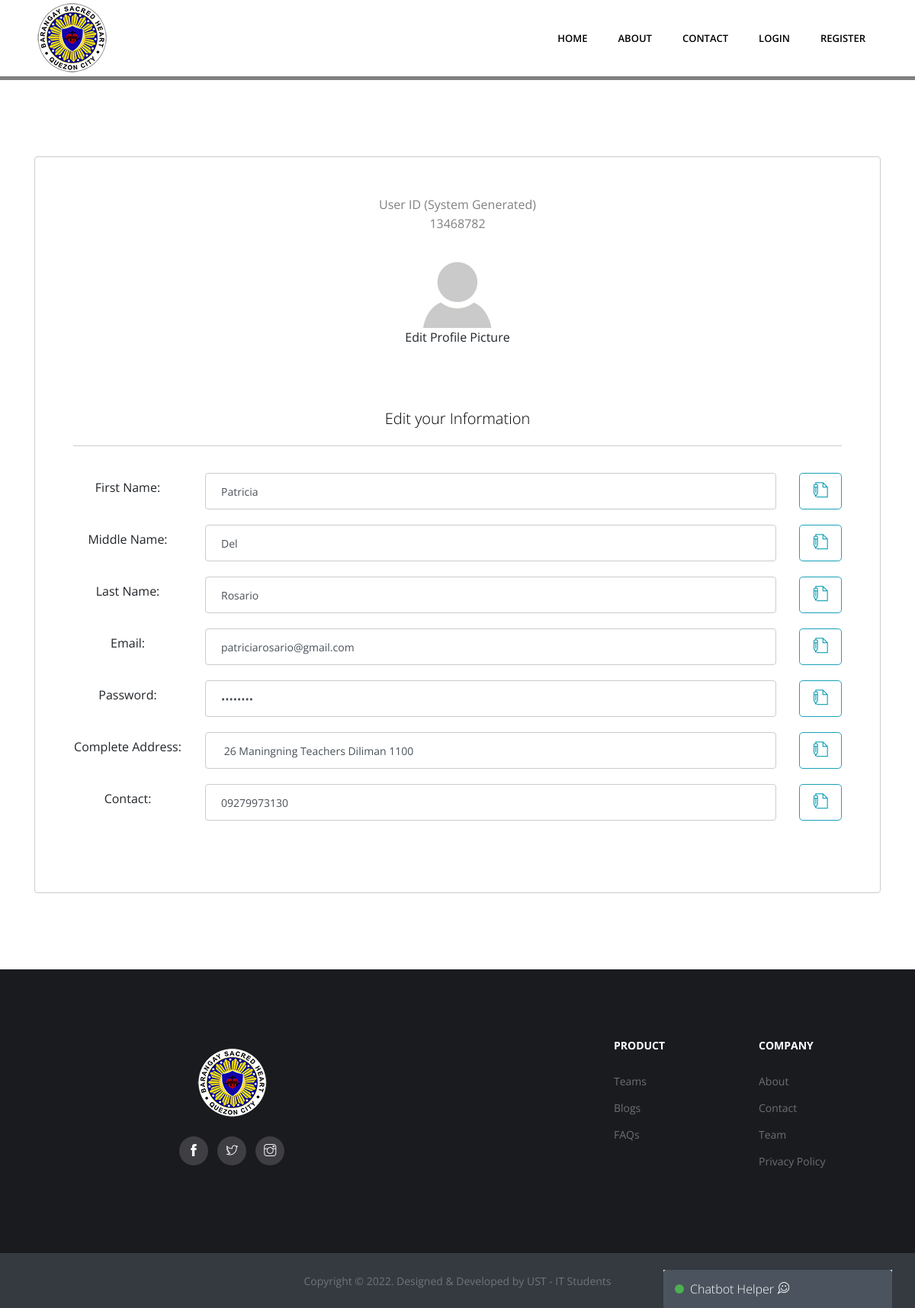
Page /index.php/home/edit_info on the committed database.
### tables this page shows
CREATE TABLE `tbl_info` (
  `info_id` int(11) NOT NULL,
  `info_logo` varchar(100) NOT NULL,
  `info_adv_logo` varchar(100) NOT NULL,
  `info_mission` text NOT NULL,
  `info_vision` text NOT NULL,
  `info_gmap` text NOT NULL,
  `info_location` text NOT NULL,
  `info_number1` varchar(100) NOT NULL,
  `info_number2` varchar(100) NOT NULL,
  `info_home_userfile` varchar(100) NOT NULL,
  `info_home_tagline` varchar(100) NOT NULL,
  `info_home_greetings` text NOT NULL,
  `info_youtube_link` text NOT NULL,
  `info_about_userfile1` varchar(100) NOT NULL,
  `info_about_userfile2` varchar(100) NOT NULL,
  `info_about_userfile3` varchar(100) NOT NULL,
  `info_about_census` varchar(100) NOT NULL
);

CREATE TABLE `tbl_users` (
  `user_id` int(11) NOT NULL,
  `username` varchar(100) NOT NULL,
  `password` varchar(100) NOT NULL,
  `usertype` int(11) NOT NULL,
  `email` varchar(100) NOT NULL,
  `fname` varchar(100) NOT NULL,
  `mname` varchar(100) NOT NULL,
  `lname` varchar(100) NOT NULL,
  `address` varchar(500) NOT NULL,
  `contact` varchar(100) NOT NULL,
  `userfile` varchar(500) NOT NULL,
  `approved` int(11) NOT NULL,
  `verification_code` varchar(100) NOT NULL,
  `validation_code` varchar(500) NOT NULL,
  `reg_userfile` varchar(250) NOT NULL,
  `position` varchar(250) NOT NULL,
  `dp_userfile` varchar(250) NOT NULL,
  `date_created` timestamp NOT NULL DEFAULT current_timestamp()
);

### application/controllers/Home.php (called while the page is built, shortened)
<?php
class Home extends CI_Controller {
	public function edit_info(){
		if($this->session->userdata('usertype') == 1)
		{
			$error = "Register or Login First";
			$this->session->set_userdata('error' , $error);
			redirect('/home', 'refresh');
		}
		else
		{
			$notif_count = 0;
			$data['notif_count'] = $notif_count;
			$newdata = array(
				'user_id'  => $this->session->userdata('user_id'),
				'username'  => $this->session->userdata('username'),
				'fname'  => $this->session->userdata('fname'),
				'mname'  => $this->session->userdata('mname'),
				'lname'  => $this->session->userdata('lname'),
				'usertype'  => $this->session->userdata('usertype'),
				'email'     => $this->session->userdata('email'),
				'logged_in' => $this->session->userdata('logged_in'),
				'notif_count' => $notif_count
			);
			$info = $this->user_model->users_retrieve($this->session->userdata('user_id'));
			$data['profile'] = array(
				'user_id' => $info[0]->user_id,
				'username' => $info[0]->username,
				'password' => $info[0]->password,
				'usertype' => $info[0]->usertype,
				'email' => $info[0]->email,
				'fname' => $info[0]->fname,
				'mname' => $info[0]->mname,
				'lname' => $info[0]->lname,
				'address' => $info[0]->address,
				'contact' => $info[0]->contact,
				'userfile' => $info[0]->userfile,
				'approved' => $info[0]->approved,
				'date_created' => $info[0]->date_created
			);
			$data['user'] = $newdata;
			$data['error'] = $this->session->userdata('error');
			$data['success'] = $this->session->userdata('success');
			$data['info'] = $this->get_info();
			$this->load->view('plus/header', $data);
			$this->load->view('profile', $data);
			$this->load->view('plus/footer', $data);
			$this->session->unset_userdata('error');
			$this->session->unset_userdata('success');
		}
	}
	public function get_info(){
		$result = $this->info_model->info_retrieve();
		foreach($result as $r){
			$myArr['logo'] = $r->info_logo;
			$myArr['adv_logo'] = $r->info_adv_logo;
			$myArr['mission'] = $r->info_mission;
			$myArr['vision'] = $r->info_vision;
			$myArr['gmap'] = $r->info_gmap;
			$myArr['location'] = $r->info_location;
			$myArr['number1'] = $r->info_number1;
			$myArr['number2'] = $r->info_number2;
			$myArr['home_userfile'] = $r->info_home_userfile;
			$myArr['home_tagline'] = $r->info_home_tagline;
			$myArr['home_greetings'] = $r->info_home_greetings;
			$myArr['youtube_link'] = $r->info_youtube_link;
			$myArr['about_userfile1'] = $r->info_about_userfile1;
			$myArr['about_userfile2'] = $r->info_about_userfile2;
			$myArr['about_userfile3'] = $r->info_about_userfile3;
			$myArr['about_census'] = $r->info_about_census;
		}
		return $myArr;
	}
}

### index.php (called while the page is built, shortened)
<?php
require_once BASEPATH.'core/CodeIgniter.php';

### application/models/User_model.php (called while the page is built, shortened)
<?php
class User_model extends CI_Model {
        public function users_retrieve($id = null){
			$this->db->order_by('date_created', 'DESC');
            $query = $this->db->get('tbl_users');
            return $query->result();
        }
    }
?>

### application/models/Info_model.php (called while the page is built, shortened)
<?php
class Info_model extends CI_Model {
		public function info_retrieve(){
            $query = $this->db->get('tbl_info');
            return $query->result();
        }
  }
?>

### application/views/profile.php (the view, shortened to what this page needs)
<div  style="background-color: gray; height: 5px; width: 100%;"></div>
<section class="user-login section">
	<div class="container">
		<div class="row">
			<div class="col-12">
				<div class="block">
					<div class="content text-center">
						<div class="logo">
							<label>User ID (System Generated)</label> <br>
							<label> 13468782 </label> <br> <br>
							<a href="#">
								<img src="<?php echo base_url() ?>assets/files/users/<?php if($profile['userfile'] != ""){ echo $profile['userfile']; } else {echo "default.jpg";}; ?>"
								alt="" style="width:100px; height: 100px;">
							</a> <br>
							<a href="#" data-toggle="modal" data-target="#EditProfilePic" onclick="editProfilePic(<?php echo $profile['user_id']; ?>)"> Edit Profile Picture </a>
						</div>
						<div class="title-text">
							<h3>Edit your Information</h3>
						</div>
							<?php echo form_open('home/update_info');?>
							<div class="row">
								<div class="col-lg-2 col-sm-12">
									<label type="text" readonly class="form-control-plaintext">First Name:</label>
								</div>
								<div class="col-lg-9 col-sm-12">
									<input type="text" class="form-control main" id="fname" name="fname" value="<?php echo $profile['fname']; ?>" required>
								</div>
								<div class="col-lg-1 col-sm-12">
									<button id="<?php echo $profile['fname']; ?>_btn" type="submit" class="btn btn-outline-info btn-lg col-sm-12"><i class="ti-write"></i></button>
								</div>
							</div>
							<?php echo form_close();?>
							<?php echo form_open('home/update_info');?>
							<div class="row">
								<div class="col-lg-2 col-sm-12">
									<label type="text" readonly class="form-control-plaintext">Middle Name:</label>
								</div>
								<div class="col-lg-9 col-sm-12">
									<input type="text" class="form-control main" id="mname"  name="mname"  value="<?php echo $profile['mname']; ?>" required>
								</div>
								<div class="col-lg-1 col-sm-12">
									<button id="<?php echo $profile['mname']; ?>_btn" type="submit" class="btn btn-outline-info btn-lg col-sm-12"><i class="ti-write"></i></button>
								</div>
							</div>
							<?php echo form_close();?>
							<?php echo form_open('home/update_info');?>
							<div class="row">
								<div class="col-lg-2 col-sm-12">
									<label type="text" readonly class="form-control-plaintext">Last Name:</label>
								</div>
								<div class="col-lg-9 col-sm-12">
									<input type="text" class="form-control main" id="lname" name="lname" value="<?php echo $profile['lname']; ?>" required>
								</div>
								<div class="col-lg-1 col-sm-12">
									<button id="<?php echo $profile['lname']; ?>_btn" type="submit" class="btn btn-outline-info btn-lg col-sm-12"><i class="ti-write"></i></button>
								</div>
							</div>
							<?php echo form_close();?>
							<?php echo form_open('home/update_info');?>
							<div class="row">
								<div class="col-lg-2 col-sm-12">
									<label type="text" readonly class="form-control-plaintext">Email:</label>
								</div>
								<div class="col-lg-9 col-sm-12">
									<input type="email" class="form-control main" id="email" name="email" value="<?php echo $profile['email']; ?>" required>
								</div>
								<div class="col-lg-1 col-sm-12">
									<button id="<?php echo $profile['email']; ?>_btn" type="submit" class="btn btn-outline-info btn-lg col-sm-12"><i class="ti-write"></i></button>
								</div>
							</div>
							<?php echo form_close();?>
							<?php echo form_open('home/update_info');?>
							<div class="row">
								<div class="col-lg-2 col-sm-12">
									<label type="text" readonly class="form-control-plaintext">Password:</label>
								</div>
								<div class="col-lg-9 col-sm-12">
									<input type="password" class="form-control main" id="password" name="password" value="<?php echo $profile['password']; ?>" required>
								</div>
								<div class="col-lg-1 col-sm-12">
									<button id="<?php echo $profile['password']; ?>_btn" type="submit" class="btn btn-outline-info btn-lg col-sm-12"><i class="ti-write"></i></button>
								</div>
							</div>
							<?php echo form_close();?>
							<?php echo form_open('home/update_info');?>
							<div class="row">
								<div class="col-lg-2 col-sm-12">
									<label type="text" readonly class="form-control-plaintext">Complete Address:</label>
								</div>
								<div class="col-lg-9 col-sm-12">
									<input type="text" class="form-control main" id="address" name="address" value="<?php echo $profile['address']; ?>" required>
								</div>
								<div class="col-lg-1 col-sm-12">
									<button id="<?php echo $profile['address']; ?>_btn" type="submit" class="btn btn-outline-info btn-lg col-sm-12"><i class="ti-write"></i></button>
								</div>
							</div>
							<?php echo form_close();?>
							<?php echo form_open('home/update_info');?>
							<div class="row">
								<div class="col-lg-2 col-sm-12">
									<label type="text" readonly class="form-control-plaintext">Contact:</label>
								</div>
								<div class="col-lg-9 col-sm-12">
									<input type="text" class="form-control main" id="contact" name="contact" value="<?php echo $profile['contact']; ?>" required>
								</div>
								<div class="col-lg-1 col-sm-12">
									<button id="<?php echo $profile['contact']; ?>_btn" type="submit" class="btn btn-outline-info btn-lg col-sm-12"><i class="ti-write"></i></button>
								</div>
							</div>
							<?php echo form_close();?>
							<br>
					</div>
				</div>
			</div>
		</div>
	</div>
</section>

### application/views/plus/header.php (shortened to what this page needs)
<!DOCTYPE html>
<html lang="en">
<head>
	<link rel="stylesheet" href="https://cdn.jsdelivr.net/npm/bootstrap@4.6.2/dist/css/bootstrap.min.css"
>
	<link href="<?php echo base_url(); ?>assets/plugins/slick/slick.css" rel="stylesheet">
	<link href="<?php echo base_url(); ?>assets/plugins/themify-icons/themify-icons.css" rel="stylesheet">
	<link href="<?php echo base_url(); ?>assets/plugins/slick/slick-theme.css" rel="stylesheet">
	<link href="<?php echo base_url(); ?>assets/plugins/fancybox/jquery.fancybox.min.css" rel="stylesheet">
	<link href="<?php echo base_url(); ?>assets/plugins/aos/aos.css" rel="stylesheet">
	<link href="https://cdn.jsdelivr.net/npm/notyf@3/notyf.min.css" rel="stylesheet">
	<link href="https://cdn.datatables.net/1.12.1/css/jquery.dataTables.min.css" rel="stylesheet">
	<link href="https://cdn.datatables.net/1.12.1/css/dataTables.bootstrap4.min.css" rel="stylesheet">
	<link href="<?php echo base_url(); ?>assets/css/style.css" rel="stylesheet">
</head>
<body class="body-wrapper" data-spy="scroll" data-target=".privacy-nav">
	<nav class="navbar main-nav navbar-expand-lg px-2 px-sm-0 py-2 py-lg-0">
		<div class="container">
			<a class="navbar-brand" href="<?php echo base_url(); ?>"><img alt="logo" src="<?php echo base_url(); ?>assets/files/info/<?php echo $info['logo']; ?>"></a>
			<div class="collapse navbar-collapse" id="navbarNav">
				<ul class="navbar-nav ml-auto">
					<li id="navbar-home" class="nav-item @@home">
						<a class="nav-link" href="<?php echo base_url(); ?>">Home</a>
					</li>
					<li id="navbar-about" class="nav-item @@about">
						<a class="nav-link" href="<?php echo base_url(); ?>home/about">About</a>
					</li>
					<li id="navbar-contact" class="nav-item @@contact">
						<a class="nav-link" href="<?php echo base_url(); ?>home/contact">Contact</a>
					</li>
					<?php if($user['logged_in'] == false ){?>
					<li id="navbar-login" class="nav-item @@login">
						<a class="nav-link" data-target="#LoginModal" data-toggle="modal" href="#">Login</a>
					</li>
					<li id="navbar-register" class="nav-item @@register">
						<a class="nav-link" href="<?php echo base_url(); ?>home/register">Register</a>
					</li>
					<?php } ?>
				</ul>
			</div>
		</div>
	</nav>

### application/views/plus/footer.php (shortened to what this page needs)
		<?php if($user['usertype'] != 1 && $user['usertype'] != 2 ){ ?>
		<div id="chatbot_helper">
			<div class="row">
				<div class="chatbox chatbox22 chatbox--tray" >
					<div class="chatbox__title">
						<h6><a href="#"> Chatbot Helper <span class="ti-comments-smiley"></span> </a></h6>
					</div>
				</div>
			</div>
		</div>
		<?php } ?>
	<footer>
		<div class="footer-main">
		<div class="container">
		<div class="row">
		<div class="col-lg-4 col-md-12 m-md-auto align-self-center">
		<div class="block">
		<a style="margin-left: 20px;" href="<?php echo base_url(); ?>"><img src="<?php echo base_url(); ?>assets/files/info/<?php echo $info['logo']; ?>" alt="footer-logo"></a>
		<ul class="social-icon list-inline">
		<li class="list-inline-item">
		<a href="https://www.facebook.com/OfficialBarangaySacredHeart"><i class="ti-facebook"></i></a>
		</li>
		<li class="list-inline-item">
		<a href="https://twitter.com/SKSacre?s=20&t=t487gkarG01J8WI9W8VbkA"><i class="ti-twitter"></i></a>
		</li>
		<li class="list-inline-item">
		<a href="https://www.instagram.com/ilostcountph/"><i class="ti-instagram"></i></a>
		</li>
		</ul>
		</div>
		</div>
		<div class="col-lg-2 col-md-3 col-6 mt-5 mt-lg-0">
		<div class="block-2">
		<h6>Product</h6>
		<ul>
		<li><a href="<?php echo base_url(); ?>home/contacts">Teams</a></li>
		<li><a href="<?php echo base_url(); ?>home/about">Blogs</a></li>
		<li><a href="<?php echo base_url(); ?>home/contacts">FAQs</a></li>
		</ul>
		</div>
		</div>
		<div class="col-lg-2 col-md-3 col-6 mt-5 mt-lg-0">
		<div class="block-2">
		<h6>Company</h6>
		<ul>
		<li><a href="<?php echo base_url(); ?>home/about">About</a></li>
		<li><a href="<?php echo base_url(); ?>home/contacts">Contact</a></li>
		<li><a href="<?php echo base_url(); ?>home/contacts">Team</a></li>
		<li><a href="#" data-target="#TermsModal" data-toggle="modal">Privacy Policy</a></li>
		</ul>
		</div>
		</div>
		</div>
		</div>
		</div>
		<div class="text-center bg-dark py-4">
		<small class="text-secondary">Copyright &copy; <script>document.write(new Date().getFullYear())</script>. Designed &amp; Developed by UST - IT Students </small class="text-secondary">
		</div>
	</footer>
	</body>
</html>

### rows in the picture
tbl_info: info_logo (picture)
tbl_users: userfile (placeholder picture), fname "Patricia", mname "Del", lname "Rosario", email "patriciarosario@gmail.com", address "26 Maningning Teachers Diliman 1100", contact "09279973130"
